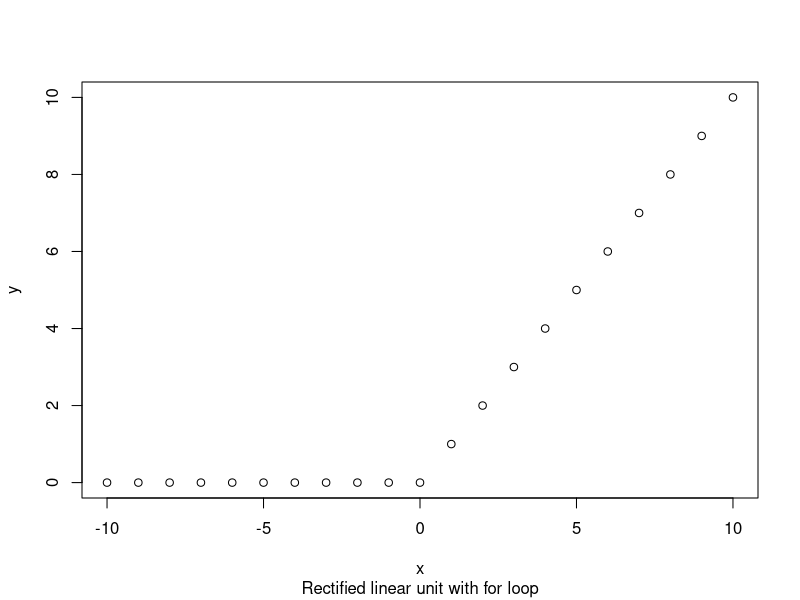
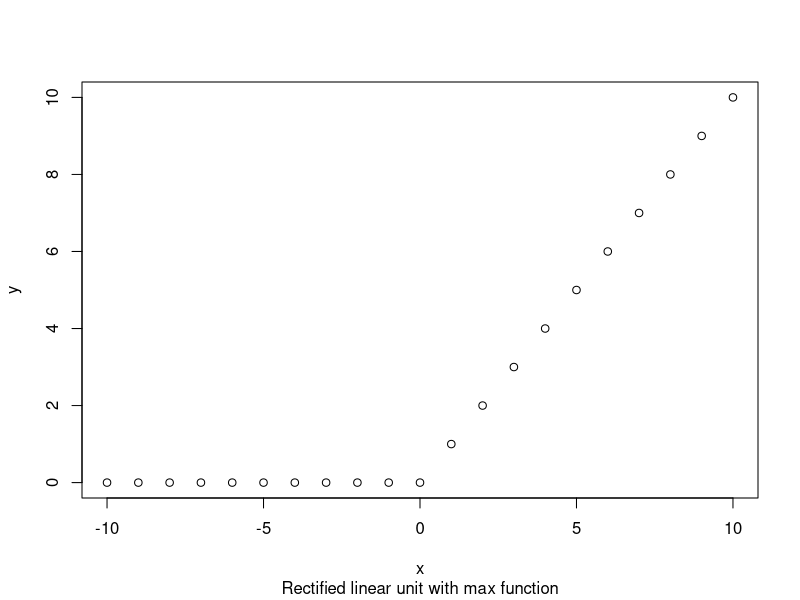
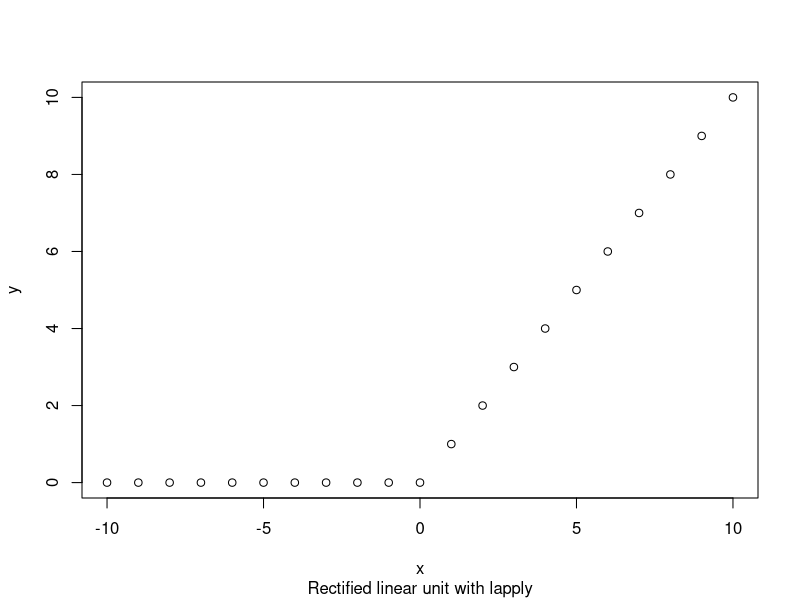
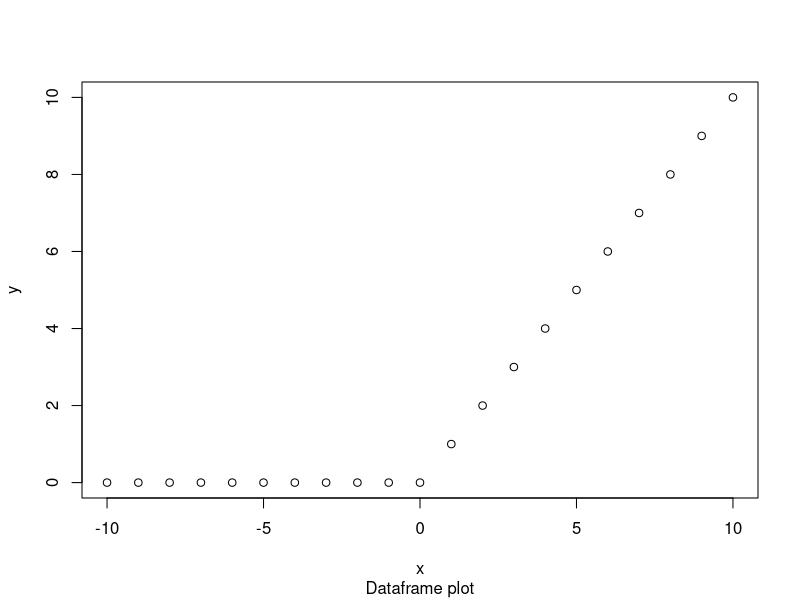
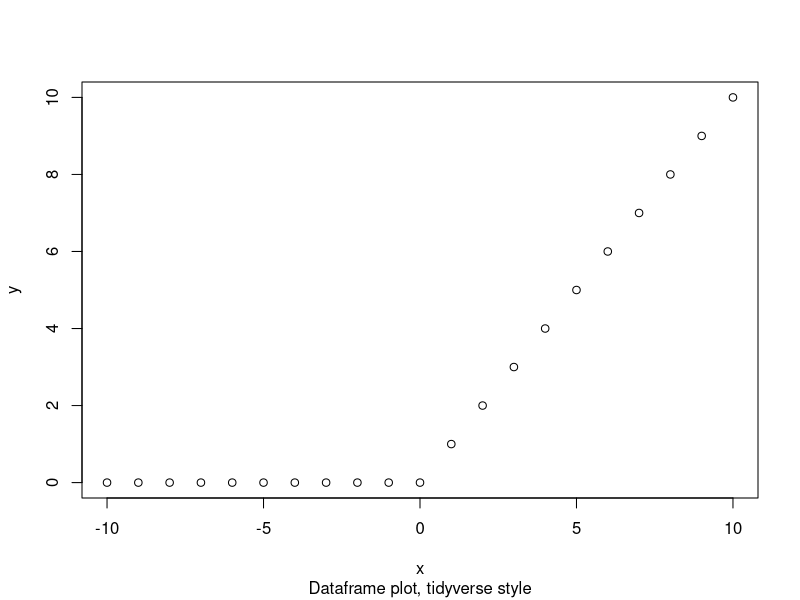

Write the R code that produced these figures, in order.
# Demonstration - writing functions for numerical data

# Input
x <- c(-10:10)

# Task - Given an input x, return the rectified linear unit, defined as max(x, 0)

# Relu with no functions

# (It's nearly impossible to *actually* write R code with no functions at all, 
# as we're still using c, length and plot)

y <- c()
for (i in 1:length(x)) {
  if (x[i] > 0) {
    y <- c(y, x[i])
  } else {
    y <- c(y, 0)
  }
}
plot(x, y, sub="Rectified linear unit with for loop")

# Hard to read, and it isn't reusable. If we x changed later, we would have to copy this code
# to reassign y

# Marginal improvement: Relu of x using max function:

y <- c()
for (i in 1:length(x)) {
  y <- c(y, max(c(x[i], 0)))
}
plot(x, y, sub="Rectified linear unit with max function")

# Cleaner code because we replaced the conditional with the max function, but it still isn't reusable


# How do we write some good code? 
# The answer is always: functions, and functions are at their best when they call other functions!

# Step 1: Wrap max() inside relu() that will take a single parameter, x:

relu <- function(x) {
  return(max(c(x, 0)))
}

# Step 2: resolve the problem of applying relu() to a vector

# We could use a loop again, but there is much better way: the lapply function

y <- lapply(x, relu)

plot(x, y, sub="Rectified linear unit with lapply")

# Where this really shines is when it extends to DataFrames:
df <- data.frame(x)

df$y <- lapply(df$x, relu)

plot(df, sub="Dataframe plot")

# Elite R code: tidyverse style
library(tidyverse)

df <- tibble(x)

df |>
  mutate(y = lapply(x, relu)) %>%
  plot(sub = "Dataframe plot, tidyverse style")
